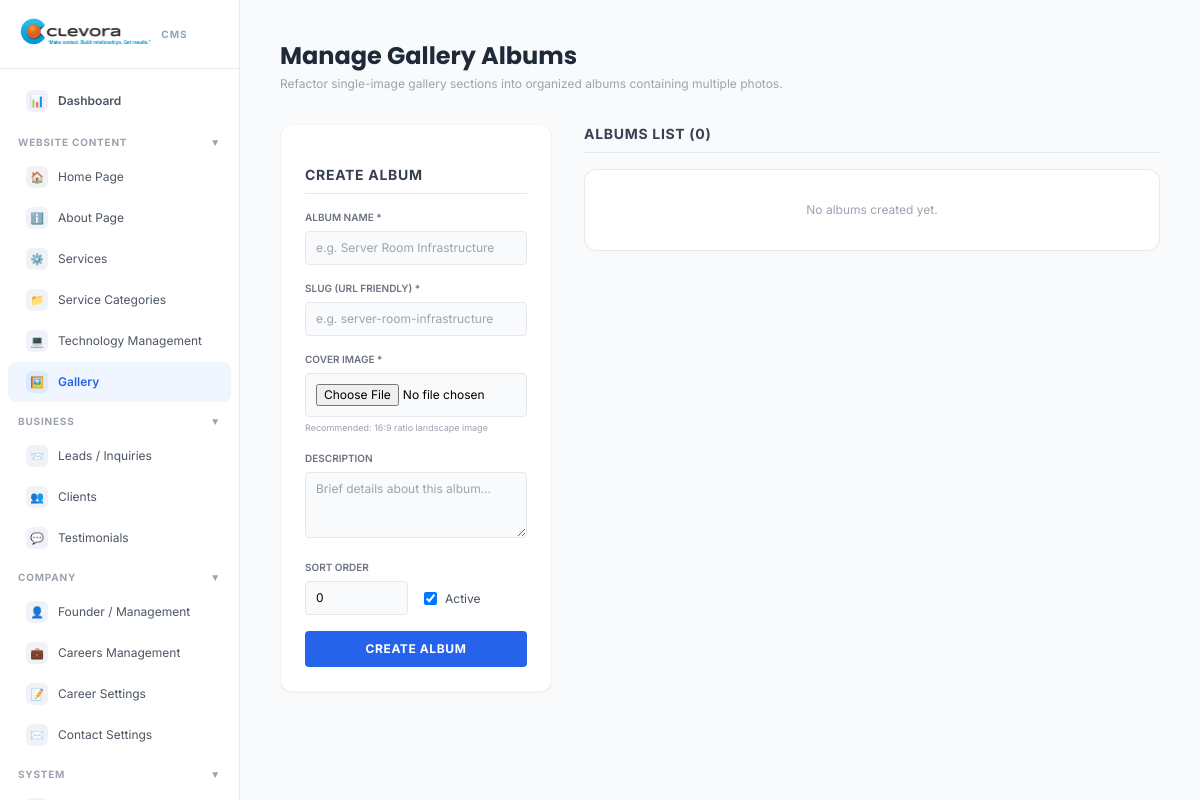
The page /admin/sections/gallery.php (signed in) on the database as committed earlier.
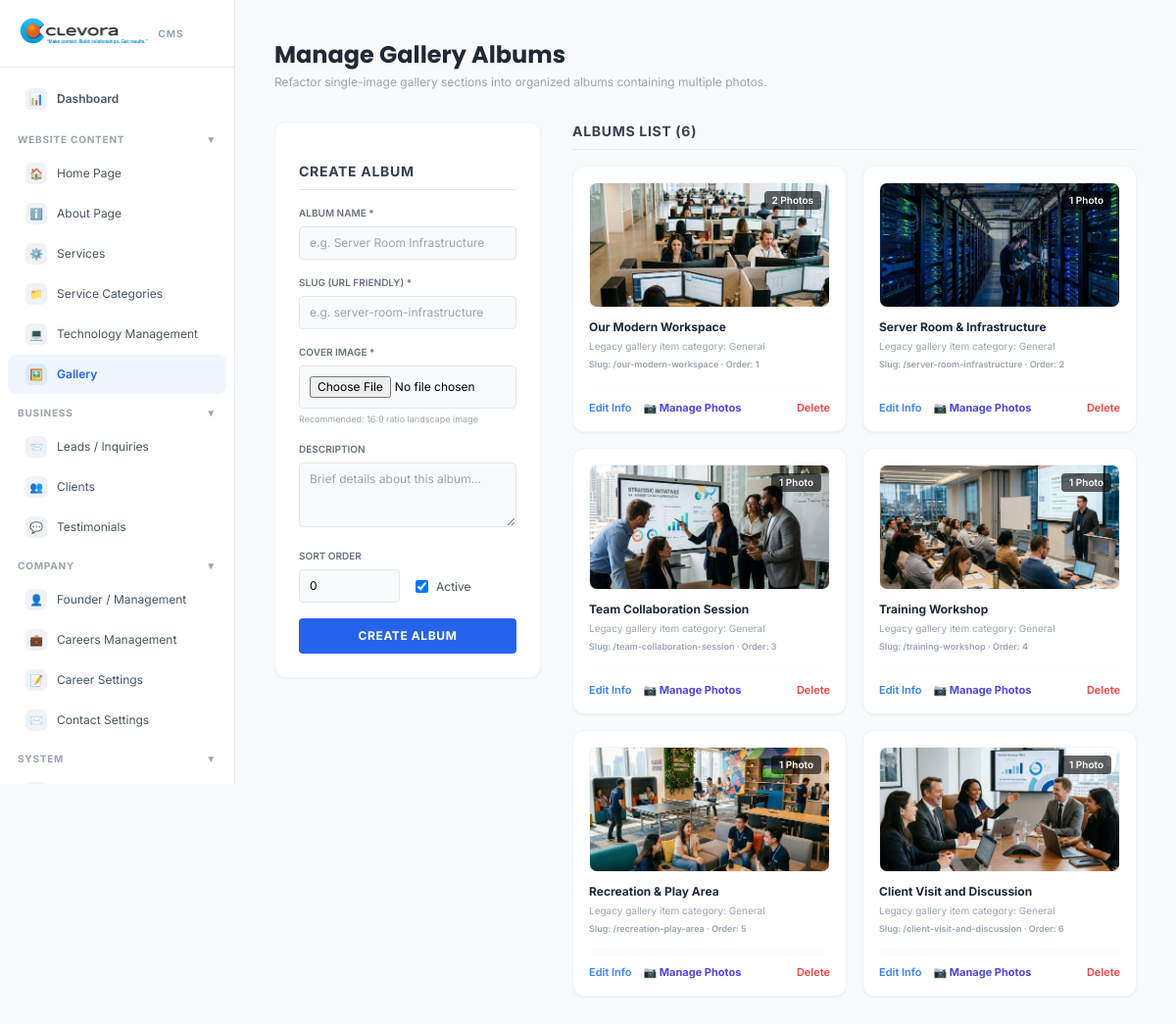
The same page on the database as committed later.
### tables this page shows
CREATE TABLE `gallery_albums` (
  `id` int(11) NOT NULL AUTO_INCREMENT,
  `title` varchar(255) NOT NULL,
  `slug` varchar(255) NOT NULL,
  `description` text DEFAULT NULL,
  `cover_image` varchar(255) DEFAULT NULL,
  `sort_order` int(11) DEFAULT 0,
  `is_active` tinyint(4) DEFAULT 1,
  `created_at` timestamp NOT NULL DEFAULT current_timestamp(),
  `updated_at` timestamp NOT NULL DEFAULT current_timestamp() ON UPDATE current_timestamp(),
  PRIMARY KEY (`id`),
  UNIQUE KEY `slug` (`slug`)
);

### admin/sections/gallery.php (the view, shortened to what this page needs)
<?php
require_once '../middleware/auth.php';
$albums = [];
if ($pdo) {
    $albums = $pdo->query("
        SELECT a.*, COUNT(i.id) as photo_count
        FROM gallery_albums a
        LEFT JOIN gallery_images i ON a.id = i.album_id
        GROUP BY a.id
        ORDER BY a.sort_order ASC, a.id DESC
    ")->fetchAll();
}
$edit_album = null;
?>
<?php include '../includes/admin-header.php'; ?>
  <?php include '../includes/sidebar.php'; ?>
  <main class="flex-1 p-6 md:p-10 overflow-auto">
    <div class="max-w-6xl mx-auto space-y-8">
      <div>
        <h1 class="text-2xl font-bold text-gray-800 font-poppins">Manage Gallery Albums</h1>
        <p class="text-xs text-gray-400 mt-1">Refactor single-image gallery sections into organized albums containing multiple photos.</p>
      </div>
      <div class="grid grid-cols-1 lg:grid-cols-3 gap-8 items-start">
        <form method="POST" enctype="multipart/form-data" class="bg-white rounded-xl border border-gray-100 shadow-sm p-6 space-y-4">
          <h2 class="font-bold text-gray-700 text-sm uppercase tracking-wider mb-2 border-b pb-2">
            <?= $edit_album ? 'Edit Album' : 'Create Album' ?>
          </h2>
          <div>
            <label class="block text-[10px] font-semibold text-gray-500 uppercase mb-1.5">Album Name *</label>
            <input type="text" name="title" value="<?= htmlspecialchars($edit_album['title'] ?? '') ?>" placeholder="e.g. Server Room Infrastructure" required
                   class="w-full bg-gray-50 border border-gray-200 focus:border-blue-500 rounded px-2.5 py-2 text-xs outline-none focus:bg-white transition"
                   oninput="syncSlug(this)">
          </div>
          <div>
            <label class="block text-[10px] font-semibold text-gray-500 uppercase mb-1.5">Slug (URL friendly) *</label>
            <input type="text" name="slug" value="<?= htmlspecialchars($edit_album['slug'] ?? '') ?>" placeholder="e.g. server-room-infrastructure" required
                   class="w-full bg-gray-50 border border-gray-200 focus:border-blue-500 rounded px-2.5 py-2 text-xs outline-none focus:bg-white transition"
                   id="album-slug" oninput="this.dataset.manual = 'true'">
          </div>
          <div>
            <label class="block text-[10px] font-semibold text-gray-500 uppercase mb-1.5">Cover Image <?= $edit_album ? '' : '*' ?></label>
            <input type="file" name="cover_image" <?= $edit_album ? '' : 'required' ?> class="text-xs w-full bg-gray-50 p-2.5 rounded border border-gray-200">
            <p class="text-[9px] text-gray-400 mt-1">Recommended: 16:9 ratio landscape image</p>
          </div>
          <div>
            <label class="block text-[10px] font-semibold text-gray-500 uppercase mb-1.5">Description</label>
            <textarea name="description" rows="3" placeholder="Brief details about this album..."
                      class="w-full bg-gray-50 border border-gray-200 focus:border-blue-500 rounded px-2.5 py-2 text-xs outline-none focus:bg-white transition"><?= htmlspecialchars($edit_album['description'] ?? '') ?></textarea>
          </div>
          <div class="grid grid-cols-2 gap-4">
            <div>
              <label class="block text-[10px] font-semibold text-gray-500 uppercase mb-1.5">Sort Order</label>
              <input type="number" name="sort_order" value="<?= $edit_album['sort_order'] ?? 0 ?>"
                     class="w-full bg-gray-50 border border-gray-200 rounded px-2.5 py-2 text-xs outline-none">
            </div>
            <div class="flex items-end pb-2">
              <label class="flex items-center gap-2 text-xs text-gray-600 cursor-pointer">
                <input type="checkbox" name="is_active" value="1" <?= (!$edit_album||($edit_album['is_active']??1))?'checked':'' ?> class="rounded text-blue-600"> Active
              </label>
            </div>
          </div>
          <div class="flex gap-2">
            <button type="submit" class="flex-1 bg-blue-600 hover:bg-blue-500 text-white font-bold py-2.5 rounded text-xs uppercase tracking-wider transition">
              <?= $edit_album ? 'Update Album' : 'Create Album' ?>
            </button>
          </div>
        </form>
        <div class="lg:col-span-2 space-y-4">
          <h2 class="font-bold text-gray-700 text-sm uppercase tracking-wider border-b pb-2">Albums List (<?= count($albums) ?>)</h2>
          <div class="grid grid-cols-1 sm:grid-cols-2 gap-4">
            <?php if(empty($albums)): ?>
            <div class="sm:col-span-2 bg-white rounded-xl border p-8 text-center text-xs text-gray-400">No albums created yet.</div>
            <?php else: foreach($albums as $alb): ?>
            <div class="bg-white border border-gray-100 rounded-xl p-4 shadow-sm flex flex-col justify-between <?= ($alb['is_active']??1)?'':'opacity-60' ?>">
              <div class="space-y-3">
                <div class="h-32 rounded-lg overflow-hidden bg-gray-50 flex items-center justify-center border border-gray-100 relative">
                  <?php if($alb['cover_image']): ?>
                  <img src="<?= htmlspecialchars($alb['cover_image']) ?>" class="w-full h-full object-cover">
                  <?php else: ?>
                  <span class="text-xs text-gray-300">No Cover</span>
                  <?php endif; ?>
                  <span class="absolute top-2 right-2 bg-black/60 text-white px-2 py-0.5 rounded text-[10px] font-semibold">
                    <?= $alb['photo_count'] ?> <?= $alb['photo_count'] === 1 ? 'Photo' : 'Photos' ?>
                  </span>
                </div>
                <div>
                  <h3 class="text-xs font-bold text-gray-800 line-clamp-1"><?= htmlspecialchars($alb['title']) ?></h3>
                  <p class="text-[10px] text-gray-400 line-clamp-2 mt-1"><?= htmlspecialchars($alb['description'] ?: '(No description)') ?></p>
                  <p class="text-[9px] text-gray-400 font-semibold mt-1">Slug: /<?= htmlspecialchars($alb['slug']) ?> · Order: <?= $alb['sort_order'] ?></p>
                </div>
              </div>
              <div class="pt-3 border-t border-gray-50 flex justify-between items-center text-[11px] mt-4">
                <div class="flex gap-3">
                  <a href="?edit=<?= $alb['id'] ?>" class="text-blue-500 hover:underline font-semibold">Edit Info</a>
                  <a href="manage-photos.php?album_id=<?= $alb['id'] ?>" class="text-indigo-600 hover:underline font-bold flex items-center gap-0.5">
                    📷 Manage Photos
                  </a>
                </div>
                <a href="?delete=<?= $alb['id'] ?>" class="text-red-500 font-semibold hover:underline" onclick="return confirm('Are you sure you want to delete this album and all its pictures? This action cannot be undone.')">Delete</a>
              </div>
            </div>
            <?php endforeach; endif; ?>
          </div>
        </div>
      </div>
    </div>
  </main>
<?php include '../includes/admin-footer.php'; ?>

### admin/includes/admin-header.php (shortened to what this page needs)
<!DOCTYPE html>
<html lang="en">
<head>
  <script src="https://cdn.tailwindcss.com"></script>
  <link href="https://cdn.quilljs.com/1.3.7/quill.snow.css" rel="stylesheet">
</head>
<body class="flex bg-gray-50 min-h-screen" x-data="{ sidebarOpen: true }">

### admin/includes/sidebar.php (shortened to what this page needs)
<?php
$curFile = basename($_SERVER['PHP_SELF']);
$sidebar = [
  'DASHBOARD' => [
    ['Dashboard', '/admin/dashboard.php', '📊'],
  ],
  'WEBSITE CONTENT' => [
    ['Home Page',          '/admin/sections/home-about.php',        '🏠'],
    ['About Page',         '/admin/sections/about.php',             'ℹ️'],
    ['Services',           '/admin/sections/services.php',          '⚙️'],
    ['Service Categories', '/admin/sections/service-categories.php','📁'],
    ['Technology Management', '/admin/sections/technology.php',     '💻'],
    ['Gallery',            '/admin/sections/gallery.php',           '🖼️'],
  ],
  'BUSINESS' => [
    ['Leads / Inquiries',  '/admin/sections/leads.php',            '📨'],
    ['Clients',            '/admin/sections/clients.php',          '👥'],
    ['Testimonials',       '/admin/sections/testimonials.php',     '💬'],
  ],
  'COMPANY' => [
    ['Founder / Management', '/admin/sections/management.php',     '👤'],
    ['Careers Management',   '/admin/sections/careers.php',        '💼'],
    ['Career Settings',      '/admin/sections/career-settings.php','📝'],
    ['Contact Settings',     '/admin/sections/contact-settings.php','✉️'],
  ],
  'SYSTEM' => [
    ['SEO Settings',     '/admin/sections/seo.php',                '🔍'],
    ['Media Library',    '/admin/sections/media.php',              '📂'],
    ['Content Moderation', '/admin/sections/content-moderation.php','🛡️'],
    ['Admin Profile',    '/admin/sections/profile.php',            '🔑'],
    ['Logout',           '/admin/logout.php',                      '🚪'],
  ],
];
?>
<aside style="width:240px; background:#fff; border-right:1px solid #e8eaf0;
              min-height:100vh; display:flex; flex-direction:column; flex-shrink:0;
              position:sticky; top:0; height:100vh; overflow-y:auto;"
       x-data="{ openGroups: { 'WEBSITE CONTENT': true, 'BUSINESS': true, 'COMPANY': true, 'SYSTEM': true } }">
  <div style="padding:18px 20px; border-bottom:1px solid #e8eaf0;">
    <a href="/admin/dashboard.php" style="text-decoration:none; display:flex; align-items:center; gap:10px;">
      <img src="/assets/images/logo.png" alt="Clevora" style="height:32px;">
      <span style="font-size:10px; font-weight:700; color:#94a3b8; text-transform:uppercase; letter-spacing:1px;">CMS</span>
    </a>
  </div>
  <nav style="flex:1; padding:8px 0;">
    <?php foreach($sidebar as $groupLabel => $items): ?>
    <?php if($groupLabel === 'DASHBOARD'): ?>
      <?php foreach($items as [$label, $href, $icon]):
        $isActive = ($curFile === basename($href));
      ?>
      <a href="<?=$href?>"
         style="display:flex; align-items:center; gap:10px; padding:11px 18px; margin:2px 8px; border-radius:8px;
                font-size:12px; text-decoration:none; font-weight:600; transition:all .15s;
                <?=$isActive
                  ? 'background:#eff6ff; color:#2563eb;'
                  : 'color:#4b5563;'?>"
         onmouseover="<?=$isActive?'':'this.style.background=\'#f8f9fc\';this.style.color=\'#2563eb\''?>"
         onmouseout="<?=$isActive?'':'this.style.background=\'\';this.style.color=\'#4b5563\''?>">
        <span style="width:22px; height:22px; border-radius:6px; background:<?=$isActive?'#dbeafe':'#f0f2f8'?>;
                     display:flex; align-items:center; justify-content:center;
                     font-size:12px; flex-shrink:0;"><?=$icon?></span>
        <?=$label?>
      </a>
      <?php endforeach; ?>
    <?php else: ?>
      <div style="margin-top:6px;">
        <button @click="openGroups['<?=$groupLabel?>'] = !openGroups['<?=$groupLabel?>']"
                style="width:100%; display:flex; align-items:center; justify-content:space-between;
                       padding:6px 18px; margin:0; border:none; background:none; cursor:pointer;
                       font-size:10px; font-weight:700; color:#9ca3af; letter-spacing:.8px;
                       text-transform:uppercase; text-align:left;">
          <span><?=$groupLabel?></span>
          <span style="font-size:10px; transition:transform .2s;"
                :style="openGroups['<?=$groupLabel?>'] ? 'transform:rotate(0)' : 'transform:rotate(-90deg)'"
          >▼</span>
        </button>
        <div x-show="openGroups['<?=$groupLabel?>']" x-collapse>
          <?php foreach($items as [$label, $href, $icon]):
            $isActive = ($curFile === basename($href));
          ?>
          <a href="<?=$href?>"
             style="display:flex; align-items:center; gap:10px; padding:9px 18px; margin:1px 8px; border-radius:8px;
                    font-size:12px; text-decoration:none; transition:all .15s;
                    <?=$isActive
                      ? 'background:#eff6ff; color:#2563eb; font-weight:600;'
                      : 'color:#4b5563;'?>"
             onmouseover="<?=$isActive?'':'this.style.background=\'#f8f9fc\';this.style.color=\'#2563eb\''?>"
             onmouseout="<?=$isActive?'':'this.style.background=\'\';this.style.color=\'#4b5563\''?>">
            <span style="width:22px; height:22px; border-radius:6px; background:<?=$isActive?'#dbeafe':'#f0f2f8'?>;
                         display:flex; align-items:center; justify-content:center;
                         font-size:11px; flex-shrink:0;"><?=$icon?></span>
            <?=$label?>
          </a>
          <?php endforeach; ?>
        </div>
      </div>
    <?php endif; ?>
    <?php endforeach; ?>
  </nav>
</aside>

### admin/includes/admin-footer.php (shortened to what this page needs)
</body>
</html>

### admin/includes/admin-header.php (style rules this page uses)
* { box-sizing: border-box; }
body { font-family: 'Inter', sans-serif; }
.font-poppins { font-family: 'Poppins', sans-serif; }

Rows that differ between the two databases and show on the page:
added gallery_albums: cover_image (picture), photo_count "2", shows "Photos", title "Our Modern Workspace", description "Legacy gallery item category: General", slug "our-modern-workspace", sort_order "1"
added gallery_albums: cover_image (picture), photo_count "1", shows "Photo", title "Server Room & Infrastructure", description "Legacy gallery item category: General", slug "server-room-infrastructure", sort_order "2"
added gallery_albums: cover_image (picture), photo_count "1", shows "Photo", title "Team Collaboration Session", description "Legacy gallery item category: General", slug "team-collaboration-session", sort_order "3"
added gallery_albums: cover_image (picture), photo_count "1", shows "Photo", title "Training Workshop", description "Legacy gallery item category: General", slug "training-workshop", sort_order "4"
added gallery_albums: cover_image (picture), photo_count "1", shows "Photo", title "Recreation & Play Area", description "Legacy gallery item category: General", slug "recreation-play-area", sort_order "5"
added gallery_albums: cover_image (picture), photo_count "1", shows "Photo", title "Client Visit and Discussion", description "Legacy gallery item category: General", slug "client-visit-and-discussion", sort_order "6"
Other text that changed with them:
count($albums): "0" → "6"
text no longer shown: "No albums created yet."
